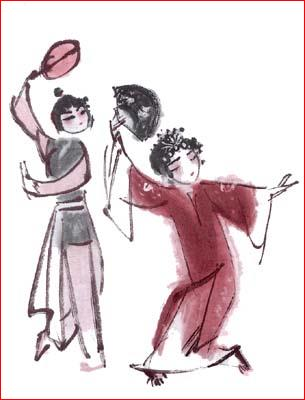
#> input picture _2.vcs/my_vcs_lesson_6/_System/vcs_Assembly/vcs_Assembly/Resources/picture1.jpg, 305 x 400 px, found by its file name
$ python big_data_gold15.py
#> lines starting #> are read from the running program, lines starting #| are printed output that depends on the picture
import sys

import pandas as pd

print('------------------------------------------------------------')	#60個

import pandas as pd
import numpy as np
import matplotlib.pyplot as plt

'''
# 做時序圖觀察基本的趨勢和週期
data = pd.read_csv('AirPassengers.csv')
ts = data['#Passengers']
plt.plot(ts)

plt.show()

print('------------------------------------------------------------')	#60個

# 分析平穩性，正態性，週期性；並對數據進行轉換
ts_log = np.log(ts)
ts_diff = ts_log.diff(1)
ts_diff = ts_diff.dropna()
plt.plot(ts_diff)

plt.show()

print('------------------------------------------------------------')	#60個


# 做自相關和偏自相關圖，確定模型階次
from statsmodels.graphics.tsaplots import plot_acf
from statsmodels.graphics.tsaplots import plot_pacf

f = plot_acf(ts_diff)
plt.show()

f = plot_pacf(ts_diff, method='ols')
plt.show()

print('------------------------------------------------------------')	#60個

""" fail
# 訓練模型
from statsmodels.tsa.arima_model import ARIMA

model = ARIMA(ts_log, order=(2, 1, 2))
results_ARIMA = model.fit(disp=-1)
plt.plot(ts_diff, color='#ffff00')
plt.plot(results_ARIMA.fittedvalues, color='#0000ff')

plt.show()
"""

print('------------------------------------------------------------')	#60個

""" fail
# 轉換回原始波形
pred_diff = pd.Series(results_ARIMA.fittedvalues, copy=True)
pred_diff_cumsum = pred_diff.cumsum()
pred_log = pd.Series(ts_log.ix[0], index=ts_log.index)
pred_log = pred_log.add(pred_diff_cumsum,fill_value=0)
pred = np.exp(pred_log)
plt.plot(ts)
plt.plot(pred)

plt.show()
"""

'''
print('------------------------------------------------------------')	#60個

print('傅里葉變換')

import pandas as pd
import numpy as np
import matplotlib.pyplot as plt

# 將頻域數據轉換成時序數據
# bins爲頻域數據，n設置使用前多少個頻域數據，loop設置生成數據的長度
def fft_combine(bins, n, loops=1):
    length = int(len(bins) * loops)
    data = np.zeros(length)
    index = loops * np.arange(0, length, 1.0) / length * (2 * np.pi)
    for k, p in enumerate(bins[:n]):
        if k != 0 : p *= 2 # 除去直流成分之外, 其餘的係數都乘2
        data += np.real(p) * np.cos(k*index) # 餘弦成分的係數爲實數部分
        data -= np.imag(p) * np.sin(k*index) # 正弦成分的係數爲負的虛數部分
    return index, data

if __name__ == '__main__':
    data = pd.read_csv('AirPassengers.csv')
#> (reads _4.python/ml/ml01/AirPassengers.csv from the repository)
    ts = data['#Passengers']

    # 平穩化
    ts_log = np.log(ts)
    ts_diff = ts_log.diff(1) # 差分
    ts_diff = ts_diff.dropna() # 去除空數據
    fy = np.fft.fft(ts_diff)
    print(fy[:10]) # 顯示前10個頻域數據
    conv1 = np.real(np.fft.ifft(fy)) # 逆變換
    index, conv2 = fft_combine(fy / len(ts_diff), int(len(fy)/2-1), 1.3) # 只關心一半數據
    plt.plot(ts_diff)
    plt.plot(conv1 - 0.5) # 爲看清楚，將顯示區域下拉0.5
    plt.plot(conv2 - 1)
    plt.show()
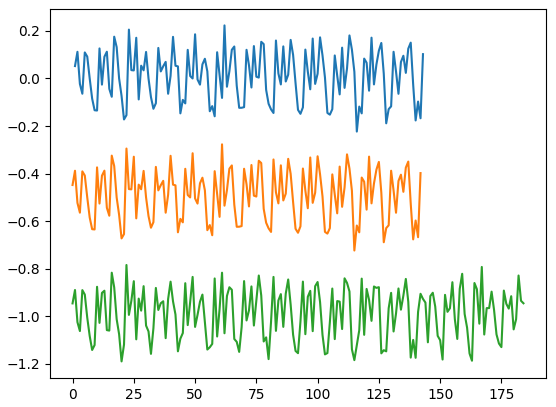
#> figure drawn by matplotlib, 1 panel; curve peaks at x = 62, y = 0.223; curve peaks at x = 61, y = -0.277; curve peaks at x = 22, y = -0.784

print('------------------------------------------------------------')	#60個

print('小波變換')

import pywt
import pandas as pd
import numpy as np
import matplotlib.pyplot as plt

data = pd.read_csv('AirPassengers.csv')
ts = data['#Passengers']
ts_log = np.log(ts)
ts_diff = ts_log.diff(1)
ts_diff = ts_diff.dropna()

cA,cD = pywt.dwt(ts_diff, 'db2')
cD = np.zeros(len(cD))
new_data = pywt.idwt(cA, cD, 'db2')

plt.plot(ts_diff)
plt.plot(new_data - 0.5)
plt.show()
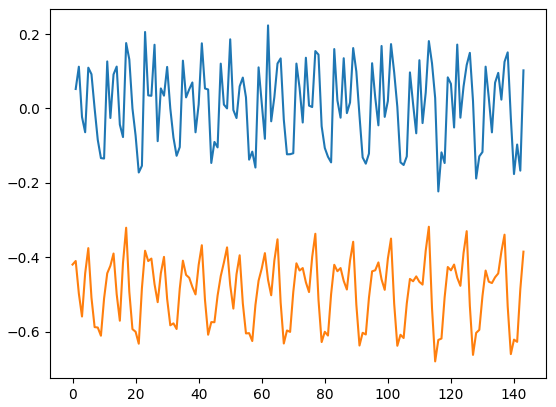
#> figure drawn by matplotlib, 1 panel; curve peaks at x = 62, y = 0.223; curve peaks at x = 113, y = -0.318


print('------------------------------------------------------------')	#60個

""" pip 失敗
import warnings
warnings.filterwarnings('ignore')

import pandas as pd
import numpy as np
import tushare as ts
from fbprophet import Prophet
import matplotlib.pyplot as plt
import datetime

# 數據準備
base = ts.get_hist_data('000002')
df = pd.DataFrame()
df['y'] = base['volume']
df['ds'] = base.index

# 日期插補
ds = df['ds'].min()
arr = []
while ds < df['ds'].max():
    ds = str(pd.to_datetime(ds) + datetime.timedelta(days=1))[:10]
    if ds not in np.array(df['ds']):
        arr.append({'ds':ds, 'y':0}) # 以字典方式加入數組
tmp = pd.DataFrame(arr)
df = pd.concat([tmp, df])
df = df.reset_index(drop=True)
df = df.sort_values(['ds'])


holidays = pd.read_csv('holiday.csv')

prophet = Prophet(holidays=holidays)
prophet.fit(df)
future = prophet.make_future_dataframe(freq='D',periods=30)  # 測試之後三十天
forecasts = prophet.predict(future)

prophet.plot(forecasts).show()
prophet.plot_components(forecasts).show()
plt.show()
"""

print('------------------------------------------------------------')	#60個


print('------------------------------------------------------------')	#60個


print('------------------------------------------------------------')	#60個


import os
import sys

import numpy as np
import pandas as pd

print('------------------------------------------------------------')	#60個

import warnings
warnings.filterwarnings('ignore')


import cv2
filename = 'C:/_git/vcs/_4.python/_data/picture1.jpg'
cv_img = cv2.imread(filename)
#> cv_img is the input picture: shape (400, 305, 3); mean B, G, R 215.3, 212.7, 225
width=cv_img.shape[1]
#> width = 305
height=cv_img.shape[0]
#> height = 400
print(width)
#| 305
print(height)
#| 400

from PIL import Image

filename = 'C:/_git/vcs/_4.python/_data/picture1.jpg'

img = Image.open(filename)

mask = np.zeros([10, 5, 3], dtype=np.uint8)
#print(mask)
occlusion = np.logical_not(mask[:, :, -1]).astype(np.uint8)

#print(mask)

#mask[:, :, i] = mask[:, :, i] * occlusion
#occlusion = np.logical_and(occlusion, np.logical_not(mask[:, :, i]))

print('------------------------------------------------------------')	#60個
